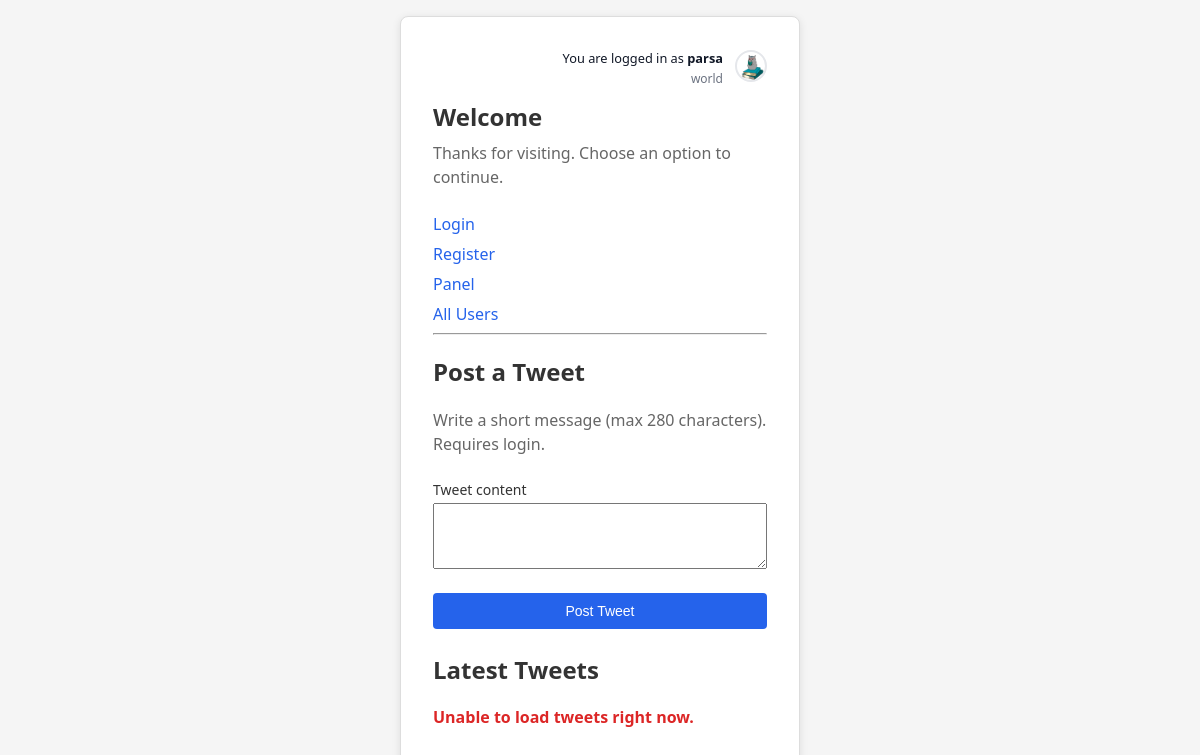
/ (signed in), run on the app's committed database.
### tables this page shows
CREATE TABLE `users` (
  `id` int unsigned NOT NULL AUTO_INCREMENT,
  `name` varchar(100) NOT NULL,
  `username` varchar(50) NOT NULL,
  `email` varchar(100) NOT NULL,
  `password` varchar(255) NOT NULL,
  `created_at` datetime DEFAULT CURRENT_TIMESTAMP,
  `updated_at` datetime DEFAULT CURRENT_TIMESTAMP ON UPDATE CURRENT_TIMESTAMP,
  `reset_token` varchar(32) DEFAULT NULL,
  `profile_picture` varchar(255) NOT NULL DEFAULT 'default.png',
  `bio` text,
  PRIMARY KEY (`id`),
  UNIQUE KEY `username` (`username`),
  UNIQUE KEY `email` (`email`),
  UNIQUE KEY `reset_token` (`reset_token`)
);

### index.php (the view, shortened to what this page needs)
<?php
require_once 'mysql.php';
$loggedInUser = null;
$loggedInAvatarPath = 'statics/default-avatar.svg';
if (!empty($_SESSION['userid'])) {
    $indexUserId = (int) $_SESSION['userid'];
    $userStmt = $conn->prepare("SELECT name, username, profile_picture FROM users WHERE id = ?");
    if ($userStmt) {
        $userStmt->bind_param("i", $indexUserId);
        if ($userStmt->execute()) {
            $userResult = $userStmt->get_result();
            $loggedInUser = $userResult ? $userResult->fetch_assoc() : null;
        }
    }
    if (!empty($loggedInUser['profile_picture'])) {
        $sanitizedProfile = basename($loggedInUser['profile_picture']);
        $candidateRelativePath = 'uploads/' . $sanitizedProfile;
        $candidateAbsolutePath = __DIR__ . '/' . $candidateRelativePath;
        if (is_file($candidateAbsolutePath)) {
            $loggedInAvatarPath = $candidateRelativePath;
        }
    }
}
?>
<!DOCTYPE html>
<html lang="en">
<head>
    <link rel="stylesheet" href="statics/style.css" />
</head>
<body>
    <main class="card">
        <?php if (!empty($loggedInUser)): ?>
        <div class="index-user-bar">
            <div class="index-user-text">
                <p class="index-user-line">You are logged in as <strong><?php echo htmlspecialchars($loggedInUser['username']); ?></strong></p>
                <p class="index-user-name"><?php echo htmlspecialchars($loggedInUser['name']); ?></p>
            </div>
            <div class="index-user-avatar">
                <img src="<?php echo htmlspecialchars($loggedInAvatarPath); ?>" alt="Your profile picture">
            </div>
        </div>
        <?php endif; ?>
        <h1>Welcome</h1>
        <p>Thanks for visiting. Choose an option to continue.</p>
        <nav class="links">
            <a href="login.php">Login</a>
            <a href="register.php">Register</a>
            <a href="panel.php">Panel</a>
            <a href="all_users.php">All Users</a>
        </nav>
        <hr class="divider" />
        <section>
            <h2>Post a Tweet</h2>
            <p class="muted">Write a short message (max 280 characters). Requires login.</p>
            <form method="post" action="index.php" accept-charset="utf-8">
                <div class="field">
                    <label for="tweet_content">Tweet content</label>
                    <textarea id="tweet_content" name="tweet_content" rows="4" maxlength="280" required></textarea>
                </div>
                <div class="actions">
                    <button id="tweet_submit_button" type="button" name="tweet-submit" >Post Tweet</button>
                </div>
            </form>
        </section>
        <section class="tweet-feed">
            <h2>Latest Tweets</h2>
            <p id="tweet-status" class="muted">Loading tweets...</p>
        </section>
    </main>
</body>
</html>

### statics/style.css (style rules this page uses)
* { box-sizing: border-box; }
body { margin: 0; min-height: 100vh; font-family: system-ui, -apple-system, sans-serif; background: #f5f5f5; color: #333; display: flex; align-items: center; justify-content: center; padding: 1rem; }
.card { width: 100%; max-width: 400px; background: #fff; border: 1px solid #ddd; border-radius: 8px; padding: 2rem; box-shadow: 0 2px 8px rgba(0, 0, 0, 0.1); }
h1 { margin: 0 0 0.5rem; font-size: 1.5rem; font-weight: 600; }
p { margin: 0 0 1.5rem; color: #666; line-height: 1.5; }
.muted { color: #666; }
.message { margin-top: 1rem; font-weight: 600; line-height: 1.4; }
.message-error { color: #dc2626; }
form { display: flex; flex-direction: column; gap: 1rem; }
.field { display: flex; flex-direction: column; gap: 0.25rem; }
label { font-size: 0.875rem; font-weight: 500; }
.actions { margin-top: 0.5rem; display: flex; flex-direction: column; gap: 0.75rem; }
button { width: 100%; padding: 0.625rem; background: #2563eb; color: #fff; border: none; border-radius: 4px; font-size: 0.875rem; font-weight: 500; cursor: pointer; }
.links { display: flex; flex-direction: column; gap: 0.5rem; }
.links a { color: #2563eb; text-decoration: none; font-weight: 500; }
:root { --panel-bg: linear-gradient(135deg, #eef2ff, #fef3c7); --panel-card-bg: #fff; --panel-border: rgba(15, 23, 42, 0.08); --panel-shadow: 0 25px 60px rgba(15, 23, 42, 0.12); --panel-radius: 18px; --panel-text: #0f172a; --panel-muted: #64748b; --panel-accent: #2563eb; --panel-accent-soft: rgba(37, 99, 235, 0.12); --panel-success: #0f9d58; }
.tweet-feed { margin-top: 1.5rem; }
.index-user-bar { display: flex; justify-content: flex-end; align-items: center; gap: 0.75rem; margin-bottom: 0.75rem; }
.index-user-text { text-align: right; }
.index-user-line { margin: 0; font-size: 0.8rem; color: #111827; }
.index-user-name { margin: 0.1rem 0 0; font-size: 0.75rem; color: #6b7280; }
.index-user-avatar img { width: 32px; height: 32px; border-radius: 50%; object-fit: cover; border: 2px solid #e5e7eb; }

### data on the page
users: username "parsa", name "world", profile_picture (picture)
